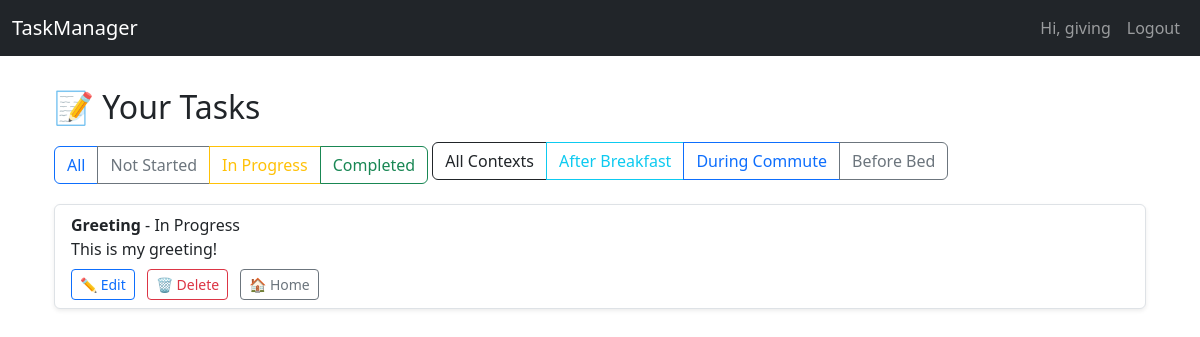
Screenshot of /list/ (signed in) with the database file from the repository.
### tasks/models.py (models this page shows, shortened)
class Task(models.Model):
    STATUS_CHOICES = [
        ('not_started', 'Not Started'),
        ('in_progress', 'In Progress'),
        ('completed', 'Completed'),
    ]
    CONTEXT_CHOICES = [
    ('morning', 'After Breakfast'),
    ('commute', 'During Commute'),
    ('evening', 'Before Bed'),
    ]
    context_tag = models.CharField(max_length=50, choices=CONTEXT_CHOICES, blank=True)
    user = models.ForeignKey(User, on_delete=models.CASCADE)
    title = models.CharField(max_length=255)
    description = models.TextField(blank=True)
    status = models.CharField(max_length=20, choices=STATUS_CHOICES, default='not_started')
    due_date = models.DateField(null=True, blank=True)
    due_time = models.TimeField(null=True, blank=True)
    reminder_time = models.DateTimeField(null=True, blank=True)
    created_at = models.DateTimeField(auto_now_add=True)

### tasks/views.py (the view)
# urls.py: path('list/', views.task_list, name='task_list'),
def task_list(request):
    status_filter = request.GET.get('status')  # Getting status =value from url
    if status_filter:
        tasks = Task.objects.filter(user=request.user, status=status_filter)
    else:
        tasks = Task.objects.filter(user=request.user)
    context_tag = request.GET.get('context_tag')
    if context_tag:
        tasks = tasks.filter(context_tag=context_tag)
    return render(request, 'task_list.html', {'tasks': tasks})

### tasks/templates/task_list.html (shortened to what this page needs)
{% extends 'base.html' %}
{% block content %}
<div class="container mt-4">
    <h2 class="mb-3">📝 Your Tasks</h2>
    <div class="btn-group mb-3" role="group" aria-label="Filter tasks by status">
        <a href="{% url 'task_list' %}" class="btn btn-outline-primary">All</a>
        <a href="?status=not_started" class="btn btn-outline-secondary">Not Started</a>
        <a href="?status=in_progress" class="btn btn-outline-warning">In Progress</a>
        <a href="?status=completed" class="btn btn-outline-success">Completed</a>
    </div>
    <div class="btn-group mb-4" role="group" aria-label="Filter tasks by context">
        <a href="{% url 'task_list' %}" class="btn btn-outline-dark">All Contexts</a>
        <a href="?context_tag=morning" class="btn btn-outline-info">After Breakfast</a>
        <a href="?context_tag=commute" class="btn btn-outline-primary">During Commute</a>
        <a href="?context_tag=evening" class="btn btn-outline-secondary">Before Bed</a>
    </div>
    {% if tasks %}
    <ul class="list-group">
        {% for task in tasks %}
        <li class="list-group-item list-group-item-action mb-3 border rounded shadow-sm">
            <strong>{{ task.title }}</strong> - {{ task.get_status_display }}
            <br>
            {{ task.description }}
            <div class="mt-2">
                <a href="{% url 'task_edit' task.id %}" class="btn btn-sm btn-outline-primary me-2">✏️ Edit</a>
                <a href="{% url 'task_delete' task.id %}" class="btn btn-sm btn-outline-danger me-2">🗑️ Delete</a>
                <a href="{% url 'home' %}" class="btn btn-sm btn-outline-secondary">🏠 Home</a>
            </div>
        </li>
        {% endfor %}
    </ul>
    {% else %}
    <div class="alert alert-info" role="alert">
        No tasks yet. Ready to <a href="{% url 'task_form' %}">create your first task</a>?
    </div>
    {% endif %}
</div>
{% endblock %}

### tasks/templates/base.html (shortened to what this page needs)
<!DOCTYPE html>
<html lang="en">
<head>
    <link href="https://cdn.jsdelivr.net/npm/bootstrap@5.3.3/dist/css/bootstrap.min.css" rel="stylesheet">
</head>
<body>
    <nav class="navbar navbar-expand-lg navbar-dark bg-dark fixed-top">
        <div class="container-fluid">
            <a class="navbar-brand" href="{% url 'task_list' %}">TaskManager</a>
            <div class="collapse navbar-collapse">
                <ul class="navbar-nav ms-auto">
                    {% if user.is_authenticated %}
                        <li class="nav-item">
                            <a class="nav-link" href="#">Hi, {{ user.username }}</a>
                        </li>
                        <li class="nav-item">
                            <a class="nav-link" href="{% url 'logout' %}">Logout</a>
                        </li>
                    {% endif %}
                </ul>
            </div>
        </div>
    </nav>
    <div class="container mt-4">
        {% block content %}
        {% endblock %}
    </div>
</body>
</html>

### tasks/templates/base.html (style rules this page uses)
body { padding-top: 4rem; }

### rows the page displays
Task: title "Greeting", status "In Progress", description "This is my greeting!"

### other values shown
{{ user.username }} "giving"
